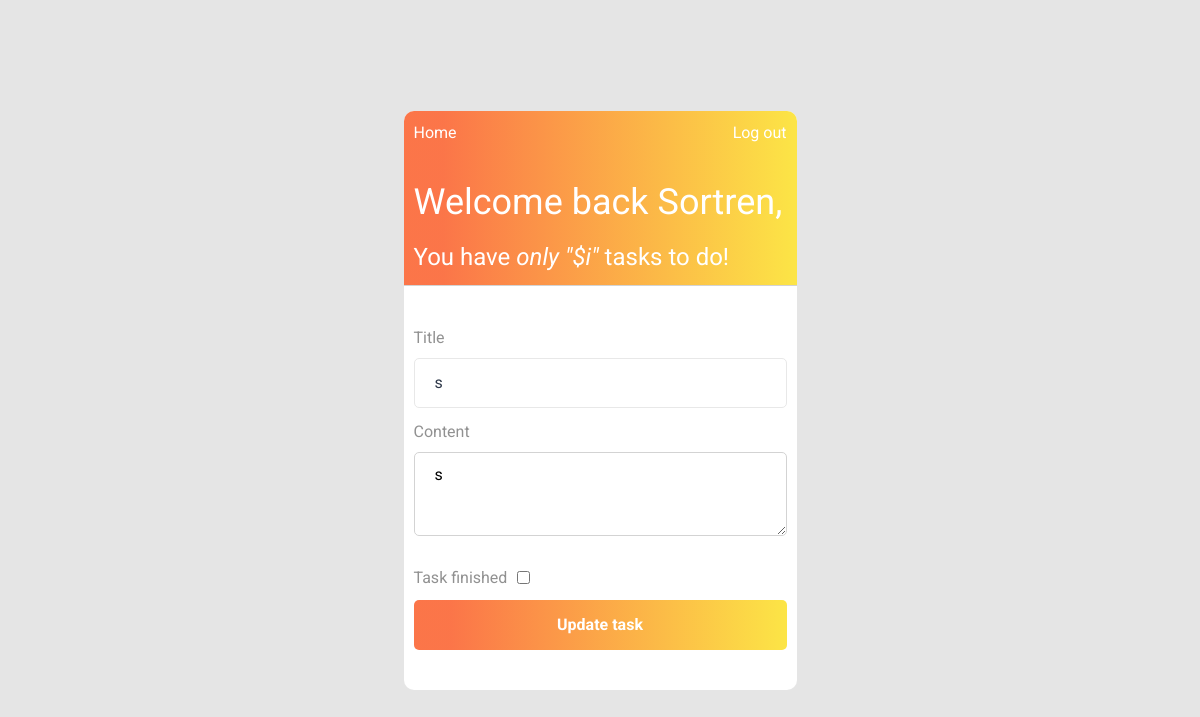
Page /update-task/40 (signed in) on the earlier database version.
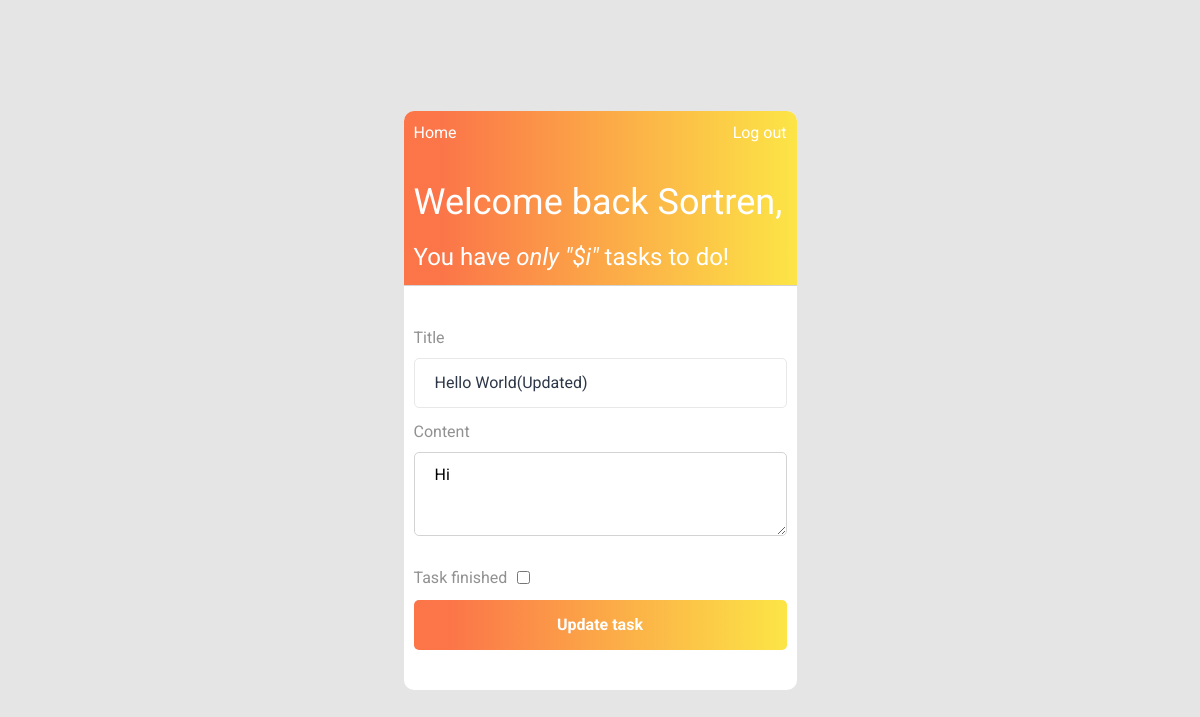
Same page on the later database version.
### to_do/models.py (models this page shows, shortened)
class Task(models.Model):
    title = models.CharField(max_length=100)
    content = models.TextField()
    date_posted = models.DateTimeField(default=timezone.now)
    finished = models.BooleanField(default=False)
    author = models.ForeignKey(User, on_delete=models.CASCADE)

### to_do/views.py (the view)
# urls.py: path('update-task/<int:id>', views.update_task, name="update-task"),
@login_required(login_url='login')
def update_task(request, id):
    task = Task.objects.get(id=id)
    if request.method == 'POST':
        data = request.POST.copy()
        data.update({"author": request.user})
        form = AddTaskForm(data, instance=task)
        if form.is_valid():
            form.save()
            return redirect('to_do-home')
        else:
            form = AddTaskForm(instance=task)
    else:
        form = AddTaskForm(instance=task)
    context = {
        "task": task,
        "form": form,
        "name": "update-task",
    }
    return render(request, 'to_do/add_task.html', context)

### to_do/forms.py
class AddTaskForm(forms.ModelForm):
    class Meta:
        model = Task
        fields = ['title', 'content', 'author', 'finished']
        widgets = {
            'content': forms.Textarea(attrs={
                'rows': 3,
                'cols': 40
            })
        }

### to_do/templates/to_do/add_task.html (shortened to what this page needs)
{%extends "to_do/base_home.html"%}
{% block add_task%}
  <form method="POST" class="add-task-form">
    <div class="inputs-container">
      <div class="inputs">
        <label for="id_title">Title</label>
        {{form.title}}
      </div>
      <div class="inputs">
        <label for="id_content">Content</label>
        {{form.content}}
      </div>
    </div>
    <div class="checkboxes">
      <span>Task finished</span>
      {{form.finished}}
    </div>
    {% if name == 'update-task' %}
      <div class="buttons-container">
        <button class="add-task-button" type="submit">Update task</button>
      </div>
    {% else %}
      <div class="buttons-container">
        <button class="add-task-button" type="submit">Add task</button>
      </div>
    {% endif %}
  </form>
{% endblock add_task%}

Differences in the rows shown:
changed Task: title "s" → "Hello World(Updated)"; content "s" → "Hi"
